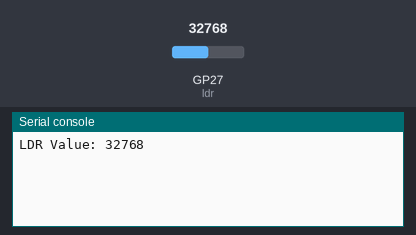
Simulated run of this program. Board: Raspberry Pi Pico running MicroPython. Parts: the last lines printed to the serial console. The test bench sets the inputs (shaded band); at power-on: GP27 (ldr) = 32768 (analog values on the 0–65535 scale).

Above: at 1.2 s.
1.3 s: GP27 (ldr) set to 45874
At 2.9 s:
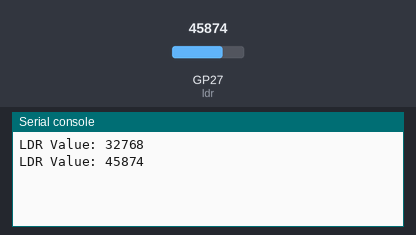
4.0 s: GP27 (ldr) set to 57670
At 4.5 s:
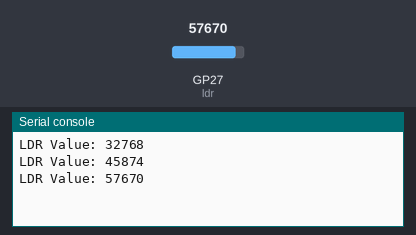
Timing chart, 0 to 7.0 s (numbered marks = the images above; inputs shaded):
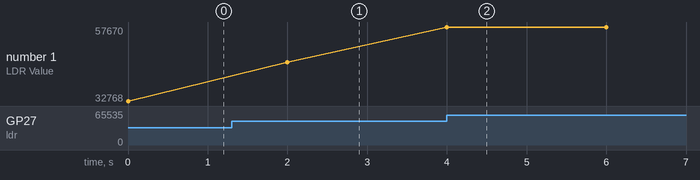

The program:

light-sensor.py
```python
from machine import Pin
import time
ldr = machine.ADC(27)  # Initialize an ADC object for pin 27

while True:
    ldr_value = ldr.read_u16()  # Read the LDR value and convert it to a 16-bit unsigned integer
    print("LDR Value:", ldr_value)  # Print the LDR value to the console
    time.sleep(2)
```

Measured:
- after the input at 1.3 s, the serial console: prints a new line after 0.70 s (image 1)
- after the input at 4.0 s, the serial console: prints a new line at once (image 2)
- plotted number 1: 32768 → 45874 after the input at 1.3 s, 45874 → 57670 after the input at 4.0 s
